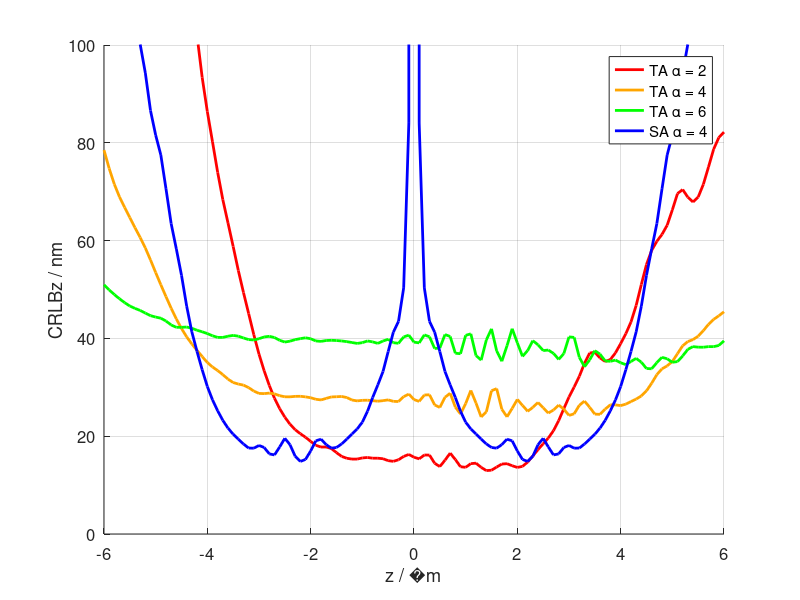

The MATLAB script that drew this image:
% This script loads, and plots the results from 
% Calculate_Cramer_Rao_lower_bound.m script
clear all;
%% ----load and display pre-saved results for Fig. 2---
load('CRLB_SA4'); % CRLBs for single Airy PSF with alpha = 4 
load('CRLB_TA2'); % CRLBs for twin-Airy PSF with alpha = 2
load('CRLB_TA4'); % CRLBs for twin-Airy PSF with alpha = 4
load('CRLB_TA6'); % CRLBs for twin-Airy PSF with alpha = 6

% show the calculated CRLBs in x, y or z
close all;
kk=4; % kk=1,2,3,4 corresponds to z, CRLBx, CRLBy and CRLBz respectively
figure;hold on
plot(CRLB_TA2(:,1),CRLB_TA2(:,kk).*1000,'r','LineWidth',2);
plot(CRLB_TA4(:,1),CRLB_TA4(:,kk).*1000,'color',[1,165/255,0],'LineWidth',2);
plot(CRLB_TA6(:,1),CRLB_TA6(:,kk).*1000,'g','LineWidth',2);
plot(CRLB_SA4(:,1),CRLB_SA4(:,kk).*1000,'b','LineWidth',2);
hold off
xlabel(['z / ',char(181), 'm']);
ylabel('CRLBz / nm');
ylim([0 100]);
set(gca,'fontsize',12);
%legend('x','y','z')
legend('TA \alpha = 2','TA \alpha = 4','TA \alpha = 6','SA \alpha = 4');
grid on
set(gcf,'color','w');

